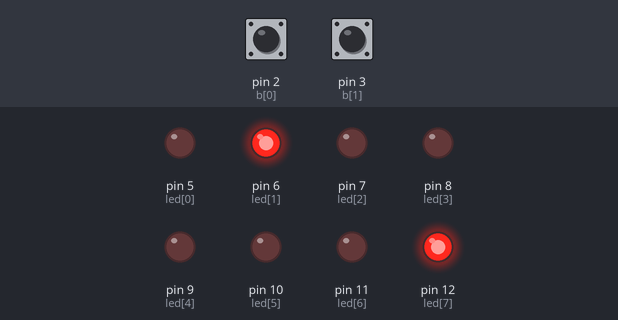
Bench run of a sketch on a simulated Arduino Nano, built with avr-gcc and run on an emulated ATmega328P. Parts: output pins drawn as LEDs (lit = HIGH). Dashed ring = blinking. Inputs (shaded band) come from the test bench; at power-on: pin 2 (b[0]) HIGH, pin 3 (b[1]) HIGH.

Above: at 8.8 s.
8.9 s: pin 2 (b[0]) driven LOW and pin 3 (b[1]) driven LOW
At 9.4 s:
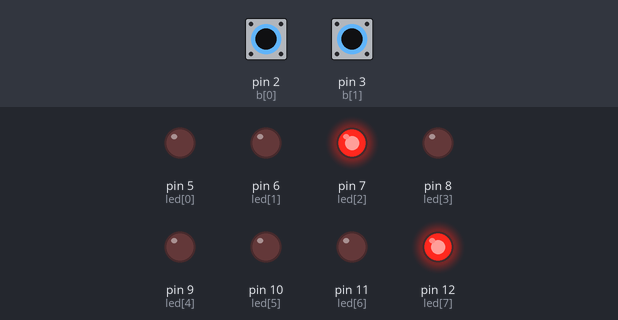
At 12.2 s:
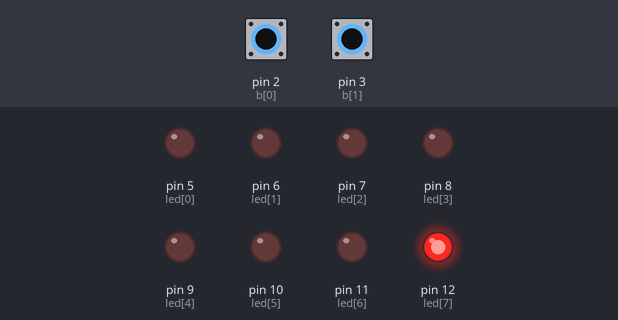
18.2 s: pin 2 (b[0]) driven HIGH
At 21.3 s:
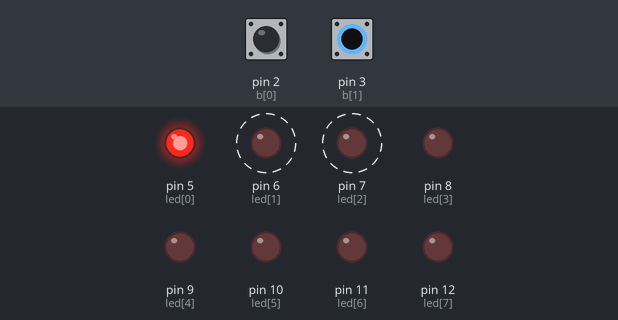
23.2 s: pin 2 (b[0]) driven LOW
Timing chart, 0 to 34.5 s (numbered marks = the images above; inputs shaded):
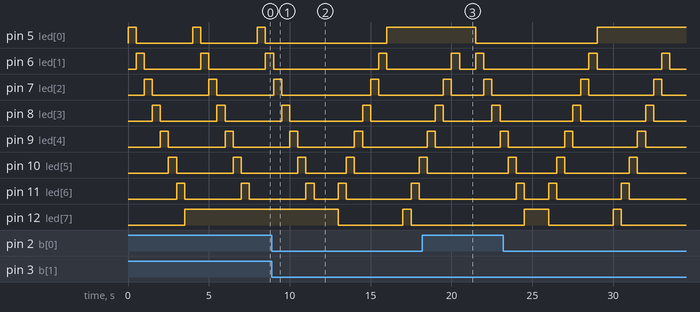

The sketch:

digi2digi_changedirec.ino
```cpp
const int led[8] = {5,6,7,8,9,10,11,12};
const int b[2]={2,3};
static int i = 0 ;
static boolean state;
void setup() {
  // put your setup code here, to run once:
  for(int i =0;i<8;i++){
    pinMode(led[i], OUTPUT);
  }
  for(int i =0;i<2;i++){
    pinMode(b[i], INPUT_PULLUP);
  }
  Serial.begin(9600);
}

void loop() {
  // put your main code here, to run repeatedly:
  int previous;
  int b1 = digitalRead(b[0]);
  int b2 = digitalRead(b[1]);
  if(b1 == 0){
    state = 1;
  }else if(b2 == 0){
    state = 0;
  }

  if(state == 0){
    for(int i=0;i<8;i++){

      digitalWrite(led[previous],LOW);
      digitalWrite(led[i],HIGH);
      previous = i;
      delay(500);
    }

  }else if(state == 1){
    for(int i=8;i>=0;i--){

      digitalWrite(led[previous],LOW);
      digitalWrite(led[i],HIGH);
      previous = i;
      delay(500);
    }
  }


}
```

Measured:
- after the input at 8.9 s, pin 7 (led[2]): LOW → HIGH after 6.1 s, → LOW 0.50 s later; pin 12 (led[7]): HIGH → LOW after 4.1 s, → HIGH 4.0 s later, → LOW 0.50 s later
- after the input at 18.2 s, pin 5 (led[0]): HIGH → LOW after 3.3 s; pin 10 (led[5]): goes on until 18.5 s, then stays LOW; pin 11 (led[6]): stays LOW (without the input it goes to HIGH after 3.8 s); pin 12 (led[7]): stays LOW (without the input it goes to HIGH after 3.3 s)
- by itself, pin 6 (led[1]), pin 8 (led[3]): alternates HIGH for 0.50 s and LOW for 4.0 s
- by itself, pin 7 (led[2]): alternates HIGH for 0.50 s and LOW for 3.5 s
- by itself, pin 9 (led[4]): alternates HIGH for 0.50 s and LOW for 3.8 s
